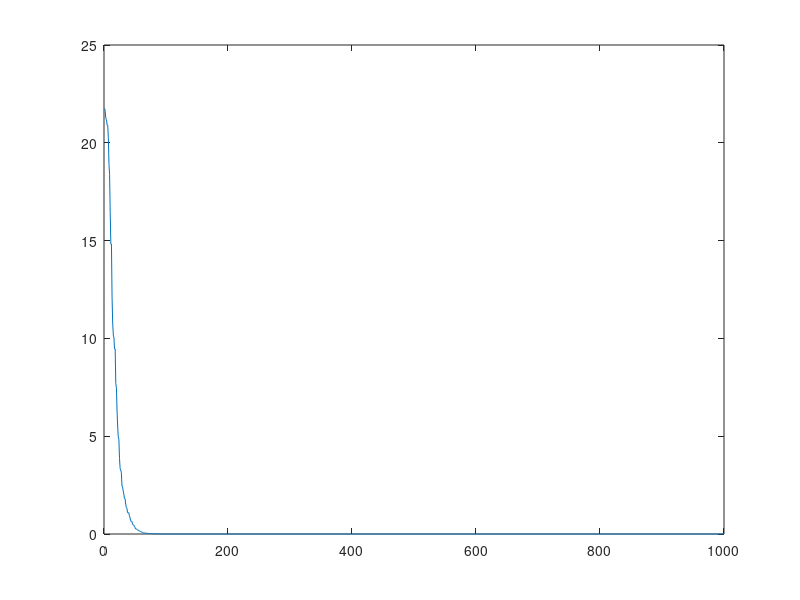

This figure's MATLAB source:
sigma=1.2;                                                                 %success rate
p=0;                                                                       %İterasyon başlangıç sayısı
m=10;                                                                      %number of parent
lamda=3;                                                                   %number of child
 
x = -32.768;
y = 32.768;
 
con=zeros(1,1000);
 
for i=1:m                                                                 
    cX(i)=(y-x).*rand() + x;                                               %x değişkeni 
    cY(i)=(y-x).*rand() + x;                                               %y değişkeni 
    tml_Fitness(i)=(-20*exp((-1/5)*sqrt(abs(1/2*(cX(i)^2+cY(i)^2))))-(exp((1/2)*(cosd(2*pi*cX(i))+cosd(2*pi*cY(i)))))+20+exp(1));%function Fitness fonksiyon değeri
end
 
 
while p<500                                                                %Reproduction
s=0;
k=1;
     for i=1:m                                                             
         for j=1:lamda                                                         
                 hX1(j)=((y-x).*rand()+x)*sigma;                           %x değişkeni 
                 hX2(j)=((y-x).*rand()+x)*sigma;                           %y değişkeni 
                 cckX(k)=cX(i)+hX1(j);                                    %cocuk x hareketi
                 cckY(k)=cY(i)+hX2(j);                                    %cocuk x hareketi
                 t_Fitness(k)=(-20*exp((-1/5)*sqrt(abs(1/2*(cckX(k)^2+cckY(k)^2))))-(exp((1/2)*(cosd(2*pi*cckX(k))+cosd(2*pi*cckY(k)))))+20+exp(1));  %function Fitness fonksiyon değeri
                 if tml_Fitness(i) > t_Fitness(k)
                     s=s+1;
                 end
                 k=k+1;
         end
     end
     
     success_rate=s/(m*lamda);                                             %başarı oranı
     
     if success_rate < 0.2                                                 %başarı oranının hesaplanması
         sigma=sigma*0.85;
     elseif success_rate >0.2
         sigma=sigma / 0.85;
     end
     
     for i=1:m                                                             %Selection                                                         
         for j=1:(lamda*m)                                                 %en iyi değere sahip bilginin bulunması
             if t_Fitness(j) < tml_Fitness(i)
                 cX(i)=cckX(j);
                 cY(i)=cckY(j);
                 tml_Fitness(i)=t_Fitness(j);
                 t_Fitness(j)=10000;
             else
                 tml_Fitness(i)=tml_Fitness(i);
             end
             con(p+1)=tml_Fitness(i);
         end
     end
    p=p+1;
    plot(con);
end
tml_Fitness
